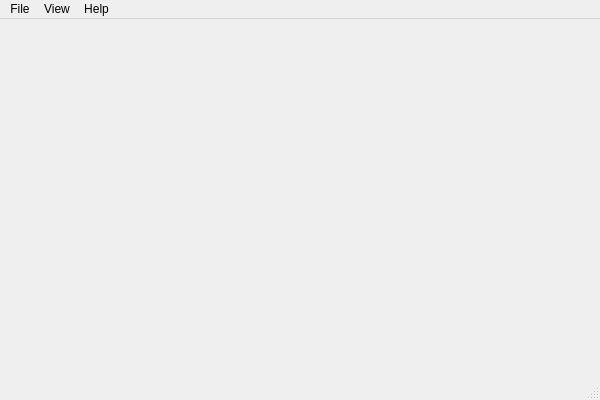
<?xml version="1.0" encoding="UTF-8"?>
<ui version="4.0">
 <class>MainWindow</class>
 <widget class="QMainWindow" name="MainWindow">
  <property name="geometry">
   <rect>
    <x>0</x>
    <y>0</y>
    <width>600</width>
    <height>400</height>
   </rect>
  </property>
  <property name="minimumSize">
   <size>
    <width>400</width>
    <height>400</height>
   </size>
  </property>
  <property name="windowTitle">
   <string>MainWindow</string>
  </property>
  <property name="windowOpacity">
   <double>1.000000000000000</double>
  </property>
  <property name="documentMode">
   <bool>false</bool>
  </property>
  <widget class="QWidget" name="centralWidget"/>
  <widget class="QMenuBar" name="menuBar">
   <property name="geometry">
    <rect>
     <x>0</x>
     <y>0</y>
     <width>600</width>
     <height>25</height>
    </rect>
   </property>
   <widget class="QMenu" name="menuFile">
    <property name="title">
     <string>File</string>
    </property>
    <widget class="QMenu" name="menuExport">
     <property name="enabled">
      <bool>false</bool>
     </property>
     <property name="title">
      <string>Export</string>
     </property>
     <addaction name="actionTo_image"/>
    </widget>
    <addaction name="actionNew"/>
    <addaction name="actionOpen"/>
    <addaction name="actionSave"/>
    <addaction name="actionSave_as"/>
    <addaction name="actionSave_all"/>
    <addaction name="separator"/>
    <addaction name="menuExport"/>
    <addaction name="actionImport"/>
    <addaction name="separator"/>
    <addaction name="actionClose"/>
    <addaction name="actionClose_All"/>
    <addaction name="actionClose_Others"/>
    <addaction name="separator"/>
    <addaction name="actionExit"/>
   </widget>
   <widget class="QMenu" name="menuHelp">
    <property name="title">
     <string>Help</string>
    </property>
    <addaction name="actionAbout"/>
    <addaction name="actionAbout_Qt"/>
    <addaction name="actionFeedback"/>
    <addaction name="actionGuide"/>
   </widget>
   <widget class="QMenu" name="menuView">
    <property name="title">
     <string>View</string>
    </property>
   </widget>
   <addaction name="menuFile"/>
   <addaction name="menuView"/>
   <addaction name="menuHelp"/>
  </widget>
  <widget class="QStatusBar" name="statusBar"/>
  <action name="actionNew">
   <property name="text">
    <string>New</string>
   </property>
   <property name="shortcut">
    <string>Ctrl+N</string>
   </property>
  </action>
  <action name="actionOpen">
   <property name="text">
    <string>Open</string>
   </property>
   <property name="shortcut">
    <string>Ctrl+O</string>
   </property>
  </action>
  <action name="actionSave">
   <property name="text">
    <string>Save</string>
   </property>
   <property name="shortcut">
    <string>Ctrl+S</string>
   </property>
  </action>
  <action name="actionSave_as">
   <property name="text">
    <string>Save as</string>
   </property>
   <property name="shortcut">
    <string/>
   </property>
  </action>
  <action name="actionExit">
   <property name="text">
    <string>Exit</string>
   </property>
   <property name="shortcut">
    <string>Ctrl+Q</string>
   </property>
  </action>
  <action name="actionAbout">
   <property name="text">
    <string>About ...</string>
   </property>
   <property name="shortcut">
    <string>F1</string>
   </property>
  </action>
  <action name="actionImport">
   <property name="enabled">
    <bool>false</bool>
   </property>
   <property name="text">
    <string>Import</string>
   </property>
  </action>
  <action name="actionTo_image">
   <property name="text">
    <string>Image</string>
   </property>
  </action>
  <action name="actionAbout_Qt">
   <property name="text">
    <string>About Qt ...</string>
   </property>
  </action>
  <action name="actionSave_all">
   <property name="text">
    <string>Save all</string>
   </property>
   <property name="shortcut">
    <string>Ctrl+Shift+S</string>
   </property>
  </action>
  <action name="actionClose_All">
   <property name="text">
    <string>Close All</string>
   </property>
   <property name="shortcut">
    <string>Ctrl+Shift+W</string>
   </property>
   <property name="shortcutContext">
    <enum>Qt::WindowShortcut</enum>
   </property>
  </action>
  <action name="actionClose_Others">
   <property name="text">
    <string>Close Others</string>
   </property>
  </action>
  <action name="actionClose">
   <property name="text">
    <string>Close</string>
   </property>
   <property name="shortcut">
    <string>Ctrl+W</string>
   </property>
   <property name="shortcutContext">
    <enum>Qt::WindowShortcut</enum>
   </property>
  </action>
  <action name="actionFeedback">
   <property name="text">
    <string>Feedback</string>
   </property>
  </action>
  <action name="actionGuide">
   <property name="enabled">
    <bool>false</bool>
   </property>
   <property name="text">
    <string>Guide</string>
   </property>
  </action>
 </widget>
 <layoutdefault spacing="6" margin="11"/>
 <resources/>
 <connections/>
</ui>
